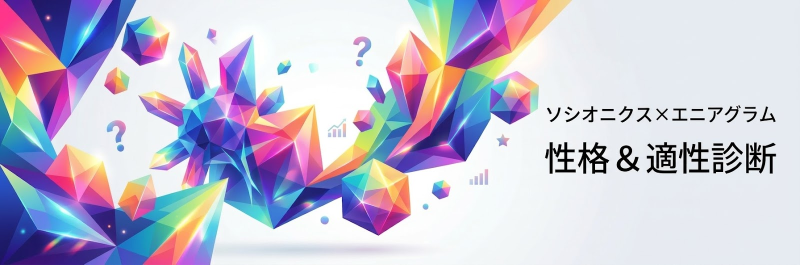
#> input picture assets/X_Twitter.webp, 1600 x 529 px (shown at 1/2 size)
$ python optimize_blog_image.py ../assets/X_Twitter.webp -d ../assets
#> lines starting #> are read from the running program, lines starting #| are printed output that depends on the picture
import os
import argparse
from PIL import Image

def optimize_image(input_path, output_name=None, output_dir=None, target_ratio=None, crop_y=0.5):
    """
    指定された画像をブログの標準規格にクロップし、100KB以下のWebPに変換する。
    """
#> called with input_path = '../assets/X_Twitter.webp', output_dir = '../assets', target_ratio = 1.9, crop_y = 0.5
    if not os.path.exists(input_path):
        print(f"Error: Input file not found: {input_path}")
        return False

    # デフォルト設定
    if output_dir is None:
        output_dir = "/Users/tsukadatakahiro/Python/app/prisma/public/images/blog"

    if target_ratio is None:
        # 1200x630 (OGP向け / 約1.9:1) をデフォルトとする
        target_ratio = 1200 / 630

    # 出力ファイル名の決定
    if output_name is None:
        # 拡張子を.webpに変更
        base_name = os.path.basename(input_path)
        name_without_ext = os.path.splitext(base_name)[0]
        output_name = f"{name_without_ext}.webp"
    elif not output_name.endswith('.webp'):
        output_name = f"{output_name}.webp"

    output_path = os.path.join(output_dir, output_name)
    os.makedirs(output_dir, exist_ok=True)

    try:
        with Image.open(input_path) as img:
#> img is the input picture: PIL image 1600x529 RGB; mean R, G, B 196.4, 191.2, 210.9
            w, h = img.size
#> w = 1600; h = 529
            current_ratio = w / h
#> current_ratio = 3.02
            print(f"Original size: {w}x{h} (Ratio: {current_ratio:.2f})")
#| Original size: 1600x529 (Ratio: 3.02)

            # アスペクト比に合わせてクロップ
            if current_ratio < target_ratio:
                # 縦長すぎる場合 → 上下をクロップ（顔が入りやすいようやや上寄り）
                new_h = int(w / target_ratio)
                max_top = h - new_h
                # ユーザー指定のクロップ位置(デフォルト0.5=中央、0=上端)
                top = int(max_top * crop_y)
                bottom = top + new_h
                img = img.crop((0, top, w, bottom))
            else:
                # 横長すぎる場合 → 左右をクロップ（中央）
                new_w = int(h * target_ratio)
#> new_w = 1007
                max_left = w - new_w
#> max_left = 593
                left = int(max_left * 0.5)
#> left = 296
                right = left + new_w
#> right = 1303
                img = img.crop((left, 0, right, h))
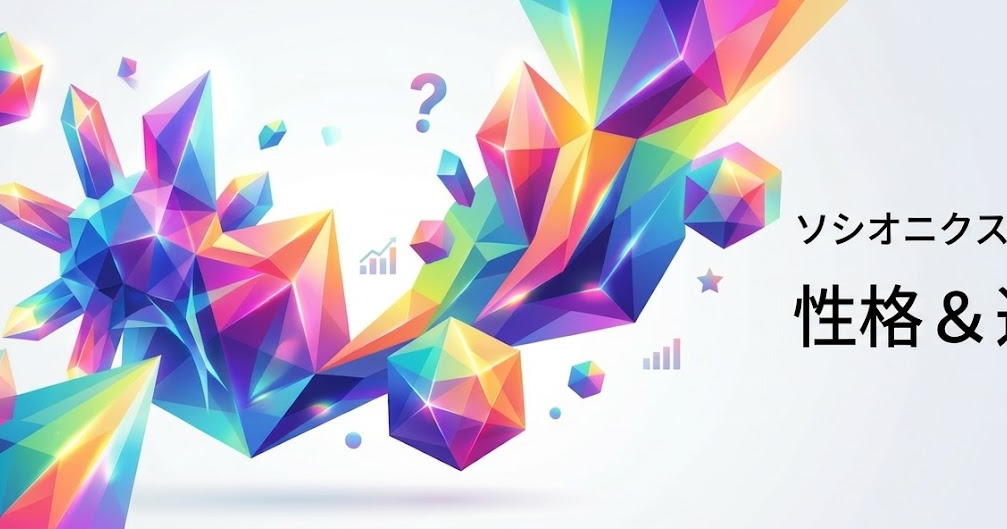
#> img: PIL image 1007x529 RGB; mean R, G, B 204.1, 198.5, 214.4

            # リサイズ (長辺1200pxを基準、縮小の場合のみ)
            target_w = 1200
            target_h = int(1200 / target_ratio)
            img = img.resize((target_w, target_h), Image.Resampling.LANCZOS)
#> img: PIL image 1200x630 RGB

            # WebP保存 (100KB以下になるまで品質を下げる)
            q = 90
            while True:
                img.save(output_path, format="WEBP", quality=q, method=6)
                size_kb = os.path.getsize(output_path) / 1024
                if size_kb <= 100 or q <= 10:
                    break
                q -= 5
#> after the loop, q = 90

            print(f"✅ Success! Saved as {output_name}")
            print(f"   Size: {target_w}x{target_h}, File size: {size_kb:.2f}KB (Quality: {q})")
#|    Size: 1200x630, File size: 62.87KB (Quality: 90)
            return True

    except Exception as e:
        print(f"❌ Error processing image: {e}")
        return False

if __name__ == "__main__":
    parser = argparse.ArgumentParser(description="画像をブログ用にクロップ・WebP最適化（100KB以下）する")
    parser.add_argument("input", help="変換する入力画像のパス")
    parser.add_argument('--name', '-n', help="出力ファイル名（指定しない場合は入力の拡張子を.webpにしたもの）", default=None)
    parser.add_argument('--dir', '-d', help="出力先ディレクトリ（デフォルト: public/images/blog/）", default=None)
    parser.add_argument('--ratio_16_9', action='store_true', help="アスペクト比を16:9 (1200x675)にする（デフォルトは1.9:1 (1200x630)）")
    parser.add_argument('--crop_y', type=float, default=0.5, help="縦方向のクロップ位置 (0.0=上端, 0.5=中央, 1.0=下端)")

    args = parser.parse_args()

    target_ratio = 16 / 9 if args.ratio_16_9 else 1200 / 630

    optimize_image(args.input, args.name, args.dir, target_ratio, args.crop_y)
